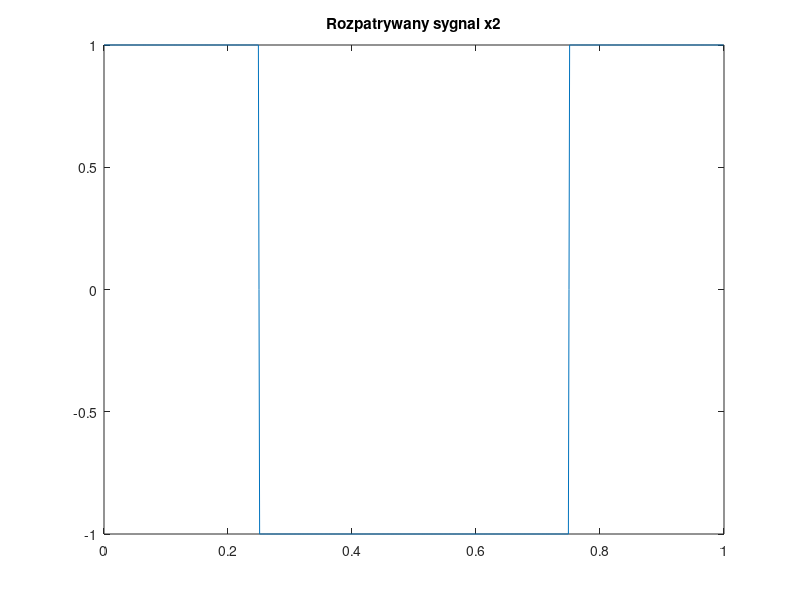
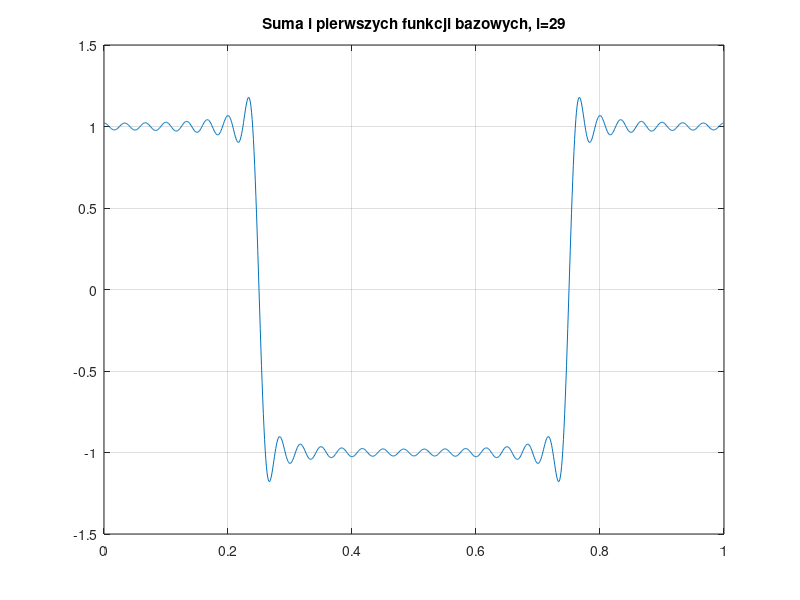
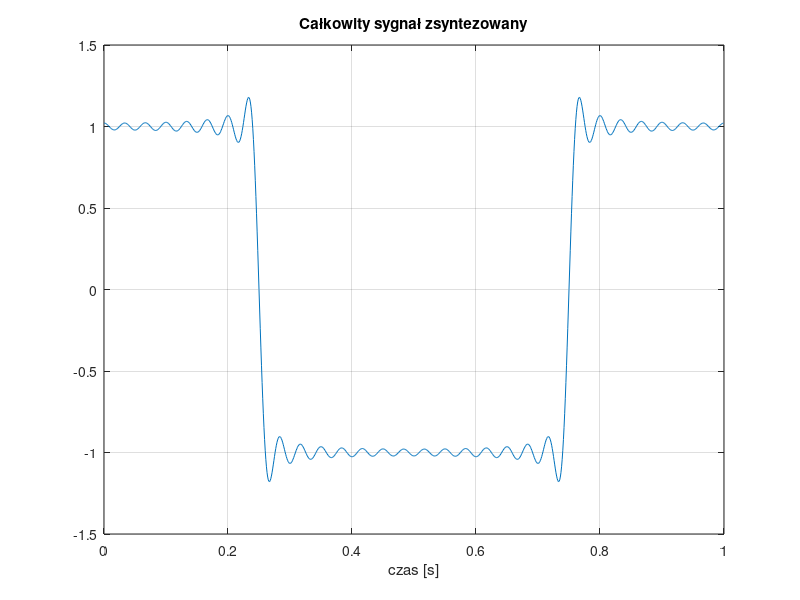
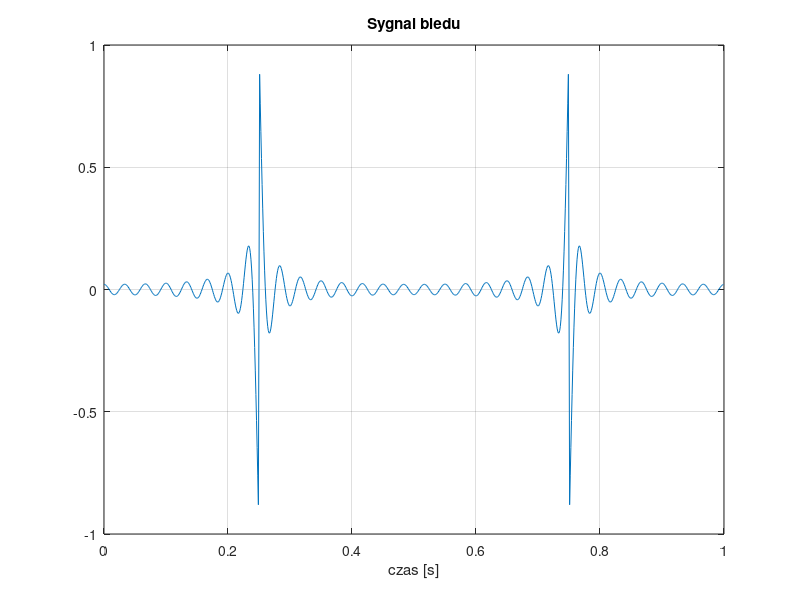

Here is the MATLAB script that generated these plots, in order:
%==========================================================================
% Szereg Fouriera - aproksymacja wybranych przebiegow czasowych 
%==========================================================================

clear all;
clc;
close all;

T=1;                    %okres 1s
N=1000;                 %liczba probek na okres
dt=T/N;                 %dlugosc jednej probki
t=dt*(0:N-1);           %wektor czasu
A=1;                    %amplituda sygnalu
NF=30;                  %liczba wspolczynnikow szeregu fouriera <N/2 (<500)
f0=1/T;                 %bazowa czestotliwosc szeregu Fouriera

nr_syg=2;               %ktory sygnal ma byc sprawdzany

if(nr_syg==1) 
    x=[0 A*ones(1,N/2-1) 0 -A*ones(1,N/2-1)];
                        %sygnal prostokatny- do polowy przebieg o
                        %wartisciach dodatnich, w drugiej polowie, sygnal 
                        %przyjmuje wartosci ujemne, pomiedzy nimi 0
end
if (nr_syg==2) 
    x=[A*ones(1,N/4) 0 -A*ones(1,N/2-1) 0 A*ones(1,N/4-1)];
                        %sygnal prostokatny, pierwsza i 4 cwiartka
                        %dodatnie, 2 i 3 cwiartka dlugosci, wart. ujemne
end
if (nr_syg==3) 
    x=[A*ones(1,N/8) 0 -A*ones(1,5*N/8-1) 0 A*ones(1,2*N/8-1)];
                        %sygnal prostokatny, inne czesci dodatnie i ujemne
end
if (nr_syg==4) 
    x=(A/T)*t;
                        %sygnal narastajacy od 0 do A w calym przedziale t
end
if (nr_syg==5) 
    x=[(2*A/T)*t(1:N/2+1) (2*A/T)*t(N/2:-1:2)];
                        %sygnal narastajacy w przedziale (0 t/2) i gasnacy
                        %w przedziale czasu (t/2 t)
end
if (nr_syg==6) 
    x=sin(2*pi*t/(T));
                        %sygnal sinusoidalny ( 1 okres w czasie t)
end

figure(1);
plot(t,x);
title(['Rozpatrywany sygnal x',num2str(nr_syg)]);


for i=0:NF-1
    ci=cos(2*pi*i*f0*t);
    si=sin(2*pi*i*f0*t);
    
    a(i+1)=sum(x.*ci)/N;
    b(i+1)=sum(x.*si)/N;
end

f=(0:(NF-1))*f0;

figure(4);
subplot(2,1,1);
stem(f,a,'filled');
xlabel('[Hz]');
title('Wspolczynniki cosinus');

subplot(2,1,2);
stem(f,b,'filled');
xlabel('[Hz]');
title('Wspolczynniki sinus')


%====== porownanie z teoretycznymi wspolczynnikami ========================
if(nr_syg==2)
    at=[];                  %utworzenie pustych wektorow wspolczynnikow a,b
    bt=[];
    for i=1:2:NF
        at=[at 0 0];
        bt=[bt 0 (2*A)/(pi*i)];
    end
    subplot(2,1,1);
    plot(f,a-at(1:NF));
    grid;
    xlabel('[Hz]');
    title('Roznica cosinusow');
    
    subplot(2,1,2);
    plot(f,b-bt(1:NF));
    grid; xlabel('[Hz]');
    title('Roznica sinisow');
end    

%====== porownanie z dyskretna transfotmacja Fouriera (DFT)================

X = fft(x,N)/N;
X = conj(X);            % funkcje bazowe exp(-jwt) a nie exp(j*wt)
                        % czyli dla sygnałów rzecz. x mamy sprzezenie
subplot(2,1,1);
plot( f, a-real(X(1:NF)) );
grid; title('Różnica miedzy DFT a cosinus');

subplot(2,1,2);
plot( f, b-imag(X(1:NF)) );
grid;
title('Różnica miedzy DFT a sinus')


% Synteza sygnału ze współczynników rozwinięcia

subplot(1,1,1);
a(1)=a(1)/2;
y=zeros(1,N);
for i=0:NF-1
    y = y + 2*a(i+1)*cos(i*2*pi*f0*t) + 2*b(i+1)*sin(i*2*pi*f0*t);
    plot(t,y);
    grid;
    title(['Suma i pierwszych funkcji bazowych, i=',num2str(NF-1)]);

end
figure(5);
plot(t,y); 
grid;
title('Całkowity sygnał zsyntezowany');
xlabel('czas [s]');

figure(6)
plot(t,y-x);
grid;
title('Sygnal bledu');
xlabel('czas [s]');


%========== zbiorcze porownanie syg. oryg., zsyntezowanego i bledu ========
figure(7)
subplot(3,1,1);
plot(t,x);
title(['Rozpatrywany sygnal x',num2str(nr_syg)]);
xlabel('czas [s]');

subplot(3,1,2)
plot(t,y); 
grid;
title('Całkowity sygnał zsyntezowany');
xlabel('czas [s]');


subplot(3,1,3);
plot(t,y-x);
grid;
title('Sygnal bledu');
xlabel('czas [s]');